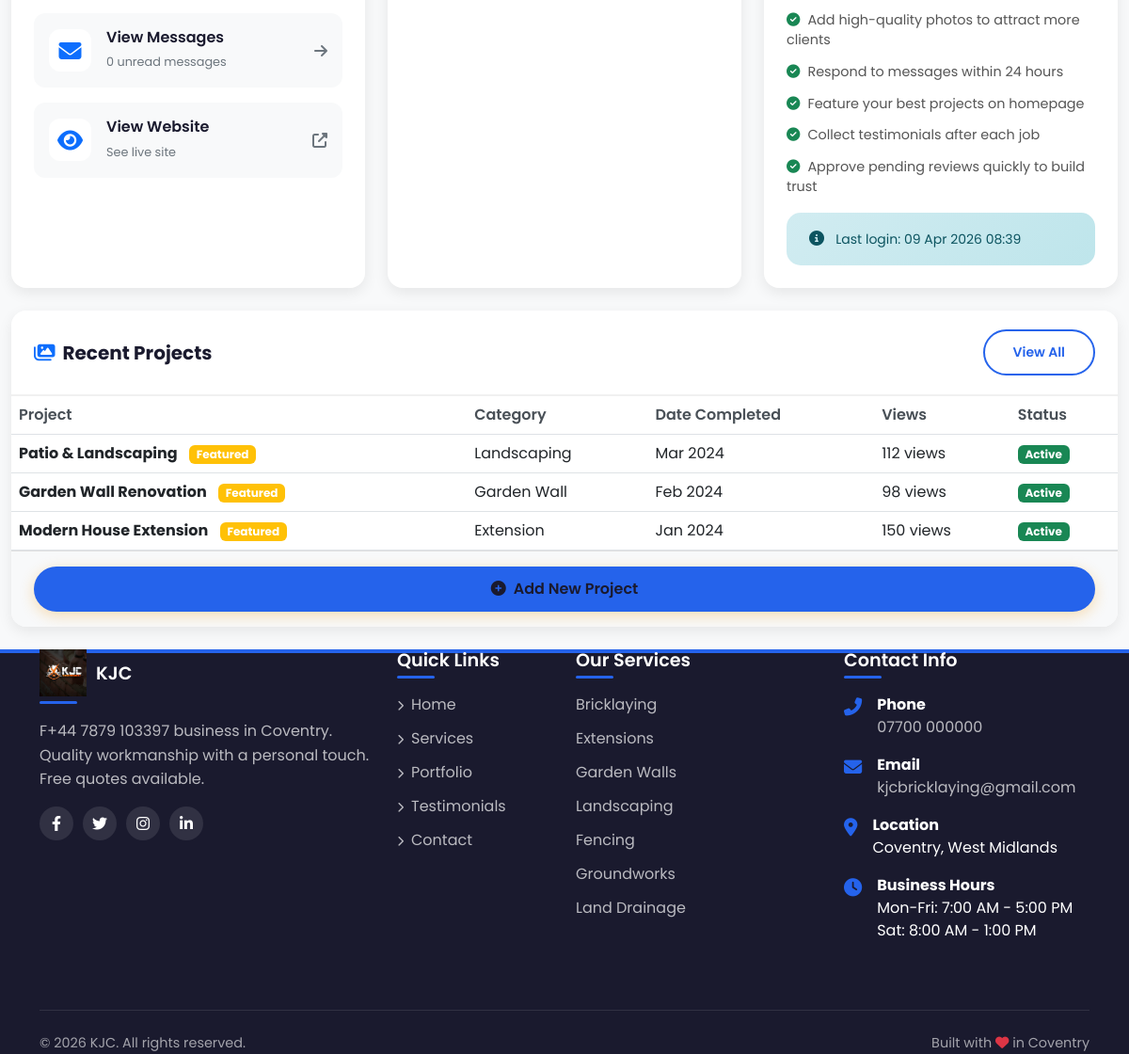
The app's page /admin/dashboard (signed in, lower part), older data.
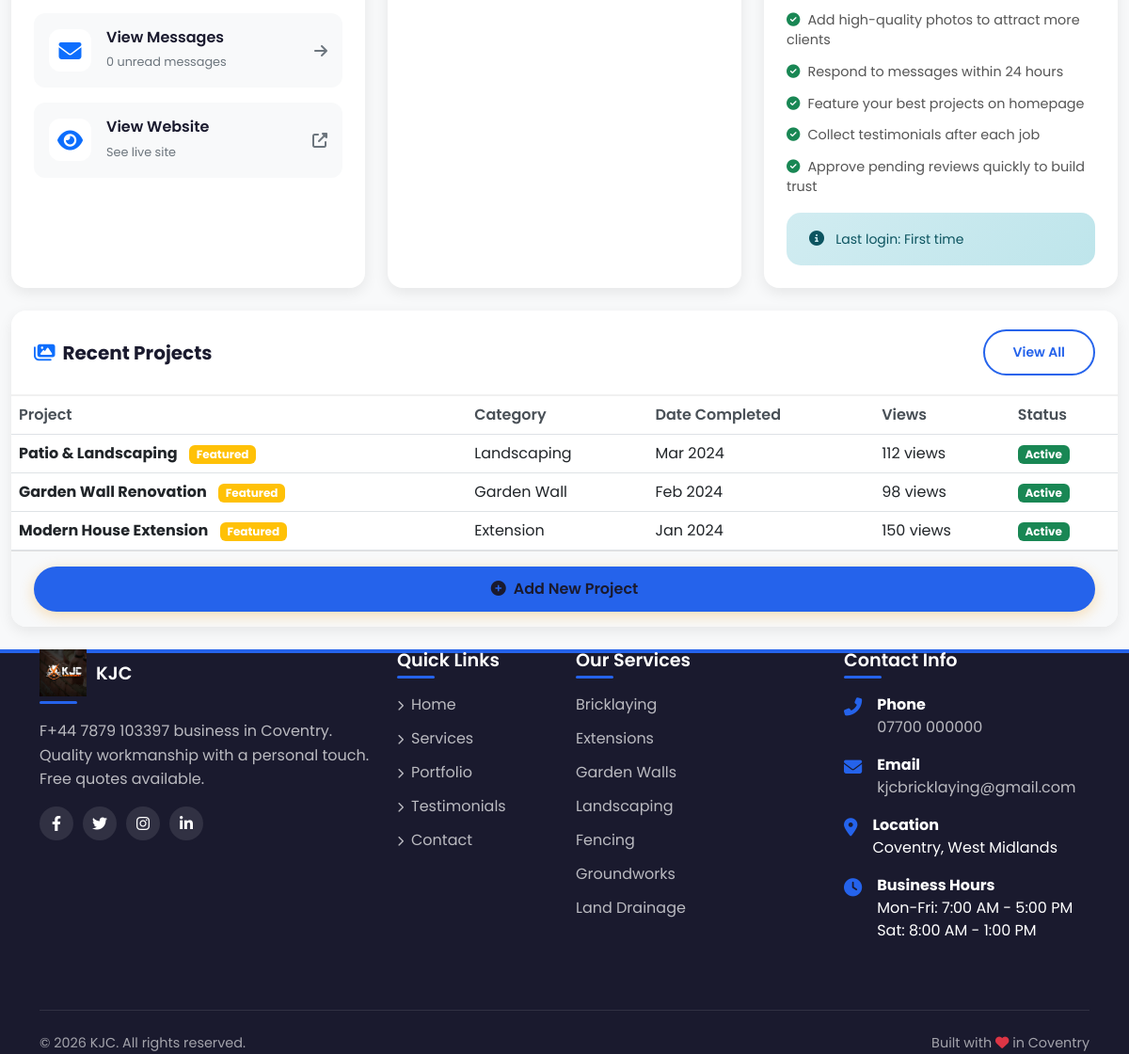
The same page, newer data.
### database.py (models this page shows, shortened)
class User(UserMixin, db.Model):
    id = db.Column(db.Integer, primary_key=True)
    username = db.Column(db.String(80), unique=True, nullable=False)
    password_hash = db.Column(db.String(200), nullable=False)
    email = db.Column(db.String(120), unique=True, nullable=False)
    full_name = db.Column(db.String(120))
    avatar = db.Column(db.String(200))
    is_active = db.Column(db.Boolean, default=True)
    last_login = db.Column(db.DateTime)
    created_at = db.Column(db.DateTime, default=datetime.utcnow)
    updated_at = db.Column(db.DateTime, default=datetime.utcnow, onupdate=datetime.utcnow)

### app.py (the view)
@app.route('/admin/dashboard')
@login_required
def admin_dashboard():
    projects_count = Project.query.count()
    unread_messages_count = ContactMessage.query.filter_by(read=False).count()
    testimonials_count = Testimonial.query.filter_by(approved=True).count()
    pending_testimonials = Testimonial.query.filter_by(approved=False).count()
    total_messages = ContactMessage.query.count()
    recent_messages = ContactMessage.query.order_by(ContactMessage.date.desc()).limit(5).all()
    recent_projects = Project.query.order_by(Project.created_at.desc()).limit(5).all()
    return render_template('admin/dashboard.html',
                         projects_count=projects_count,
                         messages_count=unread_messages_count,
                         total_messages=total_messages,
                         unread_messages_count=unread_messages_count,
                         testimonials_count=testimonials_count,
                         pending_testimonials=pending_testimonials,
                         recent_messages=recent_messages,
                         recent_projects=recent_projects,
                         now=datetime.now())

### app.py (called while the page is built)
@login_manager.user_loader
def load_user(user_id):
    return User.query.get(int(user_id))

@app.context_processor
def inject_now():
    return {
        'now': datetime.now(),
        'site_title': SiteSettings.get('site_title', 'KJC'),
        'site_phone': SiteSettings.get('phone', '+44 7879 103397'),
        'site_email': SiteSettings.get('email', 'kjcbricklaying@gmail.com'),
        'site_address': SiteSettings.get('address', 'Coventry, West Midlands'),
        'whatsapp_number': SiteSettings.get('whatsapp', '+44 7879 103397'),
        'facebook_url': SiteSettings.get('facebook', '#'),
        'twitter_url': SiteSettings.get('twitter', '#'),
        'instagram_url': SiteSettings.get('instagram', '#'),
        'linkedin_url': SiteSettings.get('linkedin', '#')
    }

### database.py (called while the page is built)
    @staticmethod
    def get(key, default=None):
        setting = SiteSettings.query.filter_by(key=key).first()
        return setting.value if setting else default

### templates/admin/dashboard.html (shortened to what the changed rows need)
{% extends "base.html" %} {% block content %}
<div class="container-fluid py-4">
  <div class="row g-4">
    <div class="col-lg-4" data-aos="fade-up" data-aos-delay="200">
      <div class="card-modern h-100">
        <div class="card-body p-4">
          <div class="alert alert-info mt-3 mb-0">
            <i class="fas fa-info-circle me-2"></i>
            <small
              >Last login: {{ current_user.last_login.strftime('%d %b %Y %H:%M')
              if current_user and current_user.last_login else 'First time'
              }}</small
            >
          </div>
        </div>
      </div>
    </div>
  </div>
  <div class="row mt-4" data-aos="fade-up">
    <div class="col-12">
      <div class="card-modern">
        <div class="card-body p-0">
          <div class="table-responsive">
            <table class="table table-hover mb-0">
              <thead class="bg-light">
                <tr>
                  <th>Project</th>
                  <th>Category</th>
                  <th>Date Completed</th>
                  <th>Views</th>
                  <th>Status</th>
                </tr>
              </thead>
            </table>
          </div>
        </div>
      </div>
    </div>
  </div>
</div>
{% endblock %}

Row changes from the older to the newer data that the page shows:
changed User: last_login "09 Apr 2026 08:39" → "First time"
